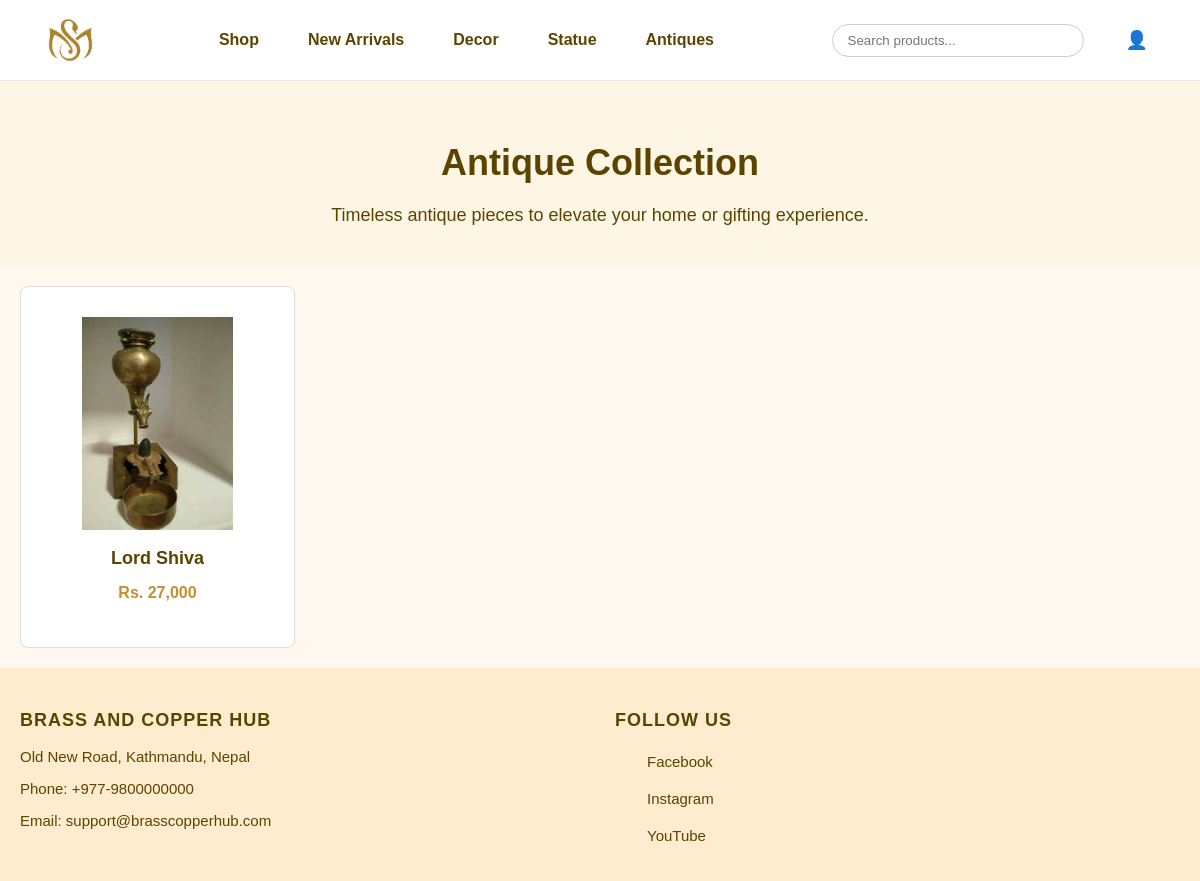
/antiques.php, run on the app's committed database.
### tables this page shows
CREATE TABLE `products` (
  `id` int(11) NOT NULL,
  `name` varchar(100) NOT NULL,
  `description` text DEFAULT NULL,
  `price` decimal(10,2) NOT NULL,
  `image` varchar(255) DEFAULT NULL,
  `category_id` int(11) DEFAULT NULL
);

### antiques.php (the view, shortened to what this page needs)
<?php
include 'db.php';
$category_name = 'Antiques';
$sql = "SELECT p.* FROM products p
        JOIN categories c ON p.category_id = c.id
        WHERE c.name = ?
        ORDER BY p.id DESC";
$stmt = $conn->prepare($sql);
$stmt->bind_param("s", $category_name);
$stmt->execute();
$result = $stmt->get_result();
?>
<!DOCTYPE html>
<html lang="en">
<head>
  <link rel="stylesheet" href="shop.css" />
  <link rel="stylesheet" href="style.css" />
</head>
<body>
<?php include 'navbar.php'; ?>
<section class="shop-hero">
  <h1>Antique Collection</h1>
  <p>Timeless antique pieces to elevate your home or gifting experience.</p>
</section>
<div class="container">
<section class="product-grid">
  <?php if ($result->num_rows > 0): ?>
    <?php while ($product = $result->fetch_assoc()): ?>
      <div class="product-card"
           data-name="<?php echo htmlspecialchars($product['name']); ?>"
           data-price="<?php echo $product['price']; ?>"
           data-description="<?php echo htmlspecialchars($product['description']); ?>"
           data-image="image/<?php echo htmlspecialchars($product['image']); ?>"
           data-id="<?php echo $product['id']; ?>"
           onclick="openModal(this)">
            <div class="product-image-wrapper">
        <img src="image/<?php echo htmlspecialchars($product['image']); ?>" alt="<?php echo htmlspecialchars($product['name']); ?>">
    </div>
        <h3><?php echo htmlspecialchars($product['name']); ?></h3>
        <p class="price">Rs. <?php echo number_format($product['price']); ?></p>
      </div>
    <?php endwhile; ?>
  <?php else: ?>
    <p>No antiques found in this category.</p>
  <?php endif; ?>
</section>
</div>
<?php include 'footer.php'; ?>
</body>
</html>

### shop.css (style rules this page uses)
body { margin: 0; font-family: Arial, sans-serif; background-color: #fff8ee; color: #5c4400; font-size: 18px; }
.shop-hero { text-align: center; padding: 20px 20px; background-color: #fef6e4; color: #5c4400; }
.shop-hero h1 { font-size: 36px; margin-bottom: 10px; }
.shop-hero p { font-size: 18px; margin-top: 0; }
.product-grid { display: grid; grid-template-columns: repeat(auto-fill, minmax(270px, 1fr)); gap: 20px; justify-content: center; padding: 20px; max-width: 1200px; margin: 0 auto; }
.product-card { border: 1px solid #ddd; padding: 30px; border-radius: 8px; background-color: #fff; transition: transform 0.2s; text-align: center; }
.product-image-wrapper { background-color: #fff; aspect-ratio: 1 / 1; overflow: hidden; margin-bottom: 15px; border-radius: 6px; }
.product-image-wrapper img { width: 100%; height: 100%; object-fit: contain; object-position: center; }
.product-card h3 { font-size: 18px; margin-bottom: 10px; color: #5c4400; }
.product-card .price { color: #c1912c; font-weight: bold; margin-bottom: 15px; font-size: 16px; }

### style.css (style rules this page uses)
body { margin: 0; padding: 0; font-family: Arial, sans-serif; background-color: #fff8ee; color: #5c4400; width: 100%; font-size: 18px; }
h1 { font-size: 50px; line-height: 64px; color: #5c4400; }
p { font-size: 16px; margin: 15px 0 20px 0; color: #5c4400; }

### data on the page
products: image (picture), name "Lord Shiva", price "27,000"
